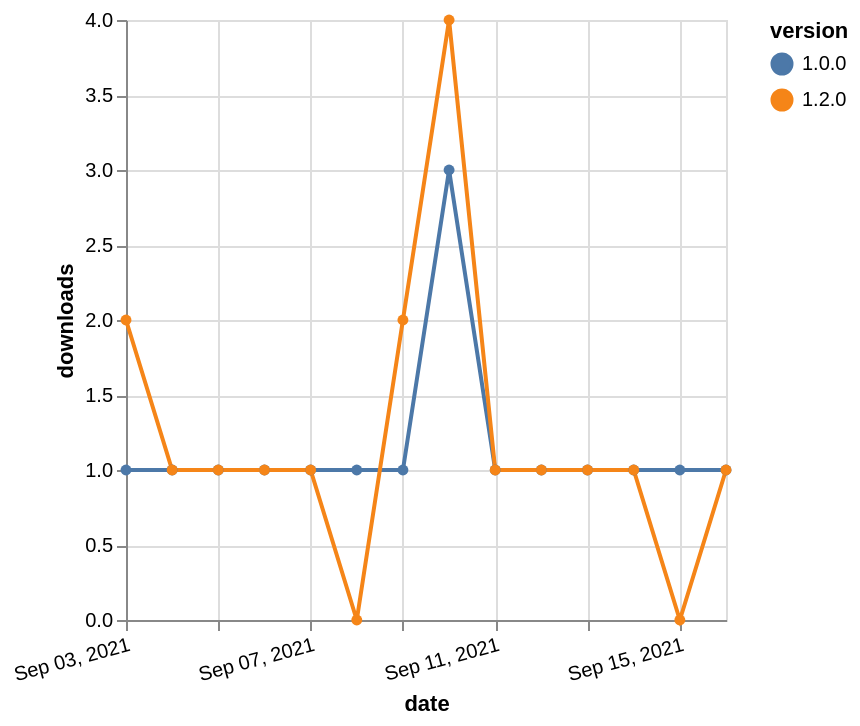

Vega-Lite specification stored for this chart:
### Vega-Lite specification from a JSON file in a GitHub repository (floating-point values rounded to 4 significant figures)
{"$schema": "https://vega.github.io/schema/vega-lite/v5.json", "description": "A simple bar chart with embedded data.", "data": {"values": [{"date": "2021-09-03", "total": 201, "delta": 1, "version": "1.0.0"}, {"date": "2021-09-04", "total": 202, "delta": 1, "version": "1.0.0"}, {"date": "2021-09-05", "total": 203, "delta": 1, "version": "1.0.0"}, {"date": "2021-09-06", "total": 204, "delta": 1, "version": "1.0.0"}, {"date": "2021-09-07", "total": 205, "delta": 1, "version": "1.0.0"}, {"date": "2021-09-08", "total": 206, "delta": 1, "version": "1.0.0"}, {"date": "2021-09-09", "total": 207, "delta": 1, "version": "1.0.0"}, {"date": "2021-09-10", "total": 210, "delta": 3, "version": "1.0.0"}, {"date": "2021-09-11", "total": 211, "delta": 1, "version": "1.0.0"}, {"date": "2021-09-12", "total": 212, "delta": 1, "version": "1.0.0"}, {"date": "2021-09-13", "total": 213, "delta": 1, "version": "1.0.0"}, {"date": "2021-09-14", "total": 214, "delta": 1, "version": "1.0.0"}, {"date": "2021-09-15", "total": 215, "delta": 1, "version": "1.0.0"}, {"date": "2021-09-16", "total": 216, "delta": 1, "version": "1.0.0"}, {"date": "2021-09-03", "total": 131, "delta": 2, "version": "1.2.0"}, {"date": "2021-09-04", "total": 132, "delta": 1, "version": "1.2.0"}, {"date": "2021-09-05", "total": 133, "delta": 1, "version": "1.2.0"}, {"date": "2021-09-06", "total": 134, "delta": 1, "version": "1.2.0"}, {"date": "2021-09-07", "total": 135, "delta": 1, "version": "1.2.0"}, {"date": "2021-09-08", "total": 135, "delta": 0, "version": "1.2.0"}, {"date": "2021-09-09", "total": 137, "delta": 2, "version": "1.2.0"}, {"date": "2021-09-10", "total": 141, "delta": 4, "version": "1.2.0"}, {"date": "2021-09-11", "total": 142, "delta": 1, "version": "1.2.0"}, {"date": "2021-09-12", "total": 143, "delta": 1, "version": "1.2.0"}, {"date": "2021-09-13", "total": 144, "delta": 1, "version": "1.2.0"}, {"date": "2021-09-14", "total": 145, "delta": 1, "version": "1.2.0"}, {"date": "2021-09-15", "total": 145, "delta": 0, "version": "1.2.0"}, {"date": "2021-09-16", "total": 146, "delta": 1, "version": "1.2.0"}]}, "width": "container", "mark": {"type": "line", "point": {"filled": true}}, "encoding": {"x": {"field": "date", "type": "temporal", "timeUnit": "yearmonthdate", "title": "date", "axis": {"labelAngle": -15}}, "y": {"field": "delta", "type": "quantitative", "title": "downloads"}, "color": {"field": "version", "type": "nominal"}, "tooltip": {"field": "delta"}}}
